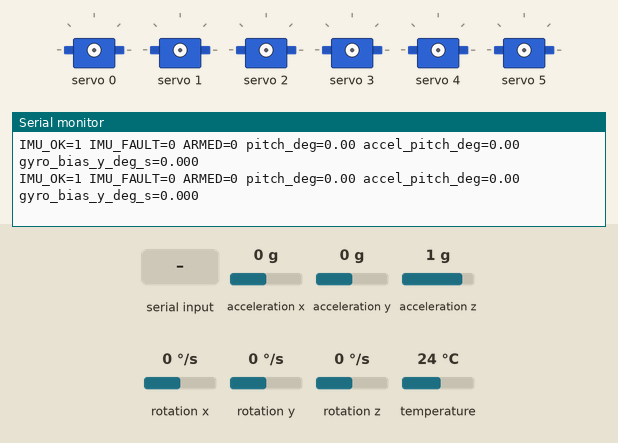
Recording of a sketch running on a simulated Arduino Uno, built with avr-gcc and run on an emulated ATmega328P. On the bench: 6 × servo, the last lines printed to the serial monitor. The test bench sets the inputs (shaded band); at power-on: acceleration x 0 g, acceleration y 0 g, acceleration z 1 g, rotation x 0 °/s, rotation y 0 °/s, rotation z 0 °/s, temperature 24 °C.

Above: at 5.0 s.
5.1 s: "a\n" received over Serial
At 5.28 s:
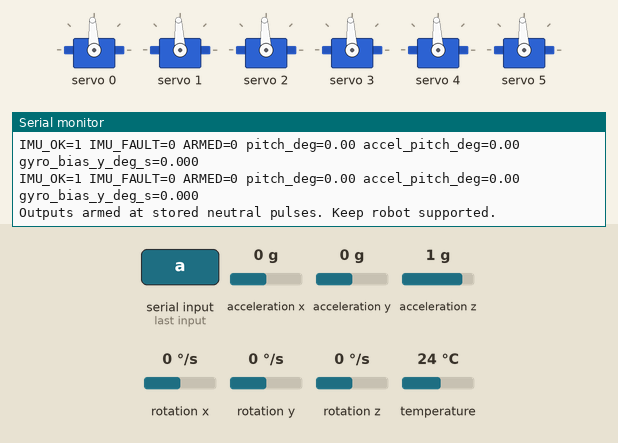
6.6 s: acceleration x set to -1.4 g
At 6.77 s:
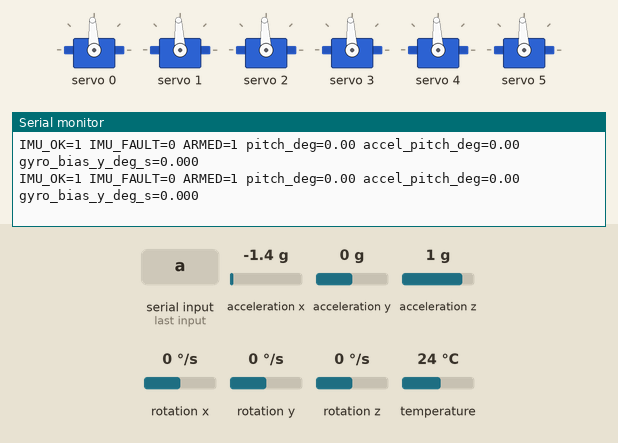
9.6 s: "s\n" received over Serial
At 10.03 s:
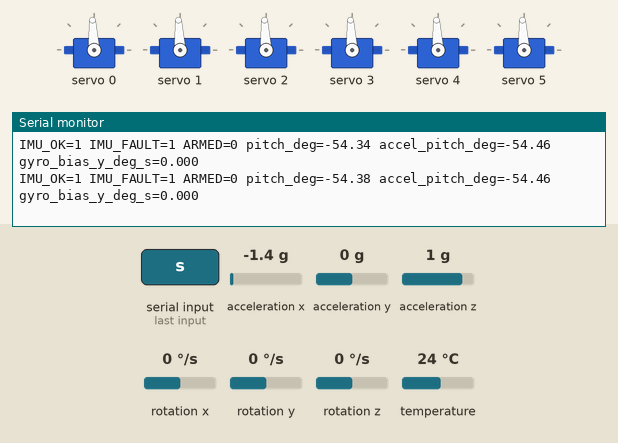
12.6 s: "d\n" received over Serial
At 12.78 s:
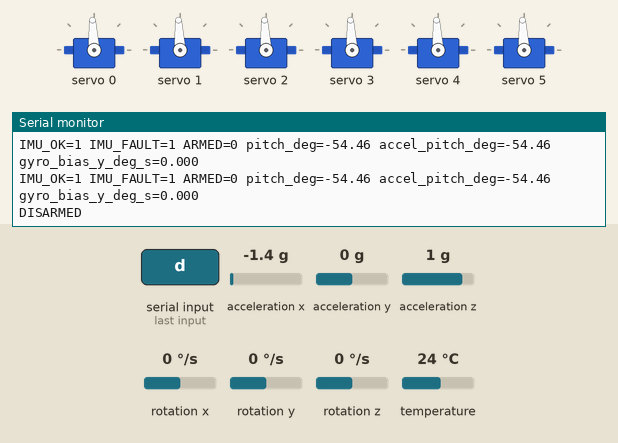
14.1 s: "n\n" received over Serial
At 14.29 s:
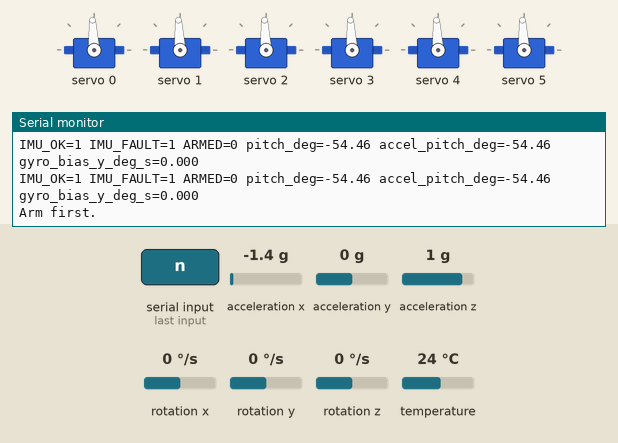
15.6 s: "90,45\n" received over Serial
Timing chart, 0 to 18.1 s (numbered marks = the images above; inputs shaded):
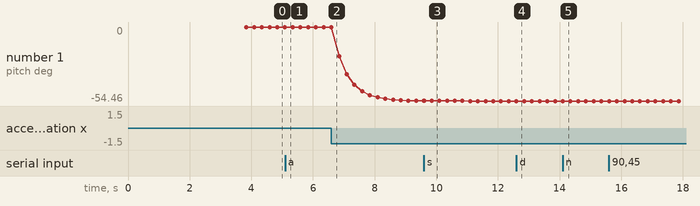

The sketch:

biped_robot_staged_firmware.ino
```cpp
/*
  Biped robot staged commissioning firmware
  Controller: Teensy 4.0
  Servo driver: PCA9685
  IMU: MPU6050
  Six nominal 15 kg.cm servos; actual model/voltage must be verified.

  SAFETY:
  - This is NOT an autonomous walking controller.
  - Servo outputs start DISARMED.
  - Test with robot restrained and physical power cutoff available.
  - Confirm servo voltage rating before connecting 7.4-8.4 V.
  - Replace pulse limits and joint map only after measuring each mechanism.
  - Do not power servos from Teensy 3.3V.

  Libraries:
    Adafruit PWM Servo Driver Library
    Adafruit MPU6050
    Adafruit Unified Sensor
    Adafruit BusIO
*/

#include <Wire.h>
#include <Adafruit_PWMServoDriver.h>
#include <Adafruit_MPU6050.h>
#include <Adafruit_Sensor.h>
#include <math.h>

Adafruit_PWMServoDriver pwm = Adafruit_PWMServoDriver(0x40);
Adafruit_MPU6050 mpu;

static const uint8_t SERVO_COUNT = 6;
static const uint16_t PWM_FREQ_HZ = 50;

// Generic pulse values only for initial low-risk commissioning.
// Verify every servo's pulse range. Some servos can be damaged by these limits.
uint16_t pulseMin[SERVO_COUNT] = {120, 120, 120, 120, 120, 120};
uint16_t pulseMax[SERVO_COUNT] = {520, 520, 520, 520, 520, 520};
uint16_t neutralPulse[SERVO_COUNT] = {307, 307, 307, 307, 307, 307};

// Servo direction: +1 or -1 per channel after physical verification.
int8_t servoDirection[SERVO_COUNT] = {+1, +1, +1, -1, -1, -1};

// Provisional channel labels:
// 0 Left hip pitch; 1 Left knee/linkage; 2 Left auxiliary/ankle linkage
// 3 Right hip pitch; 4 Right knee/linkage; 5 Right auxiliary/ankle linkage
// Rename channels 2 and 5 if CAD confirms a different mechanism.

bool servoArmed = false;
bool imuOK = false;
bool imuFault = false;
bool haveAngle = false;

float gyroBiasY = 0.0f;
float pitchDeg = 0.0f;
float accelPitchDeg = 0.0f;
float alpha = 0.98f;

const float TILT_CUTOFF_DEG = 35.0f; // conservative initial software cutoff
const uint32_t CONTROL_PERIOD_US = 10000; // 100 Hz
uint32_t lastControlUs = 0;
uint32_t lastReportMs = 0;

float wrapAngle(float a) {
  while (a > 180.0f) a -= 360.0f;
  while (a < -180.0f) a += 360.0f;
  return a;
}

uint16_t angleToPulse(uint8_t ch, float angleDeg) {
  angleDeg = constrain(angleDeg, 0.0f, 180.0f);
  float mapped = (float)pulseMin[ch] +
      (angleDeg / 180.0f) * (float)(pulseMax[ch] - pulseMin[ch]);
  return (uint16_t)constrain((int)lroundf(mapped),
                             (int)pulseMin[ch], (int)pulseMax[ch]);
}

void writeServoAngle(uint8_t ch, float logicalAngle) {
  if (ch >= SERVO_COUNT) return;
  logicalAngle = constrain(logicalAngle, 0.0f, 180.0f);
  float physicalAngle = 90.0f + servoDirection[ch] * (logicalAngle - 90.0f);
  uint16_t pulse = angleToPulse(ch, physicalAngle);
  pwm.setPWM(ch, 0, pulse);
}

void setNeutralPose() {
  if (!servoArmed) return;
  for (uint8_t ch = 0; ch < SERVO_COUNT; ch++) {
    pwm.setPWM(ch, 0, neutralPulse[ch]);
  }
}

void disarmServos() {
  // PCA9685 full-off bit for each channel.
  for (uint8_t ch = 0; ch < SERVO_COUNT; ch++) {
    pwm.setPWM(ch, 0, 4096);
  }
  servoArmed = false;
}

bool readPitch(float dt) {
  sensors_event_t accel, gyro, temp;
  mpu.getEvent(&accel, &gyro, &temp);
  if (!isfinite(accel.acceleration.x) || !isfinite(accel.acceleration.z) ||
      !isfinite(gyro.gyro.y)) {
    imuFault = true;
    return false;
  }

  // Assumes X is the forward-axis acceleration component and Z is vertical.
  // If the IMU is mounted differently, change axes and verify sign experimentally.
  accelPitchDeg = atan2f(accel.acceleration.x, accel.acceleration.z) * 180.0f / PI;

  // Adafruit gyro values are radians/sec. Convert the selected Y axis to deg/sec.
  // Confirm axis and sign by hand-tilting the assembled robot.
  float gyroRateDegS = gyro.gyro.y * 180.0f / PI - gyroBiasY;

  if (!haveAngle) {
    pitchDeg = accelPitchDeg;
    haveAngle = true;
  } else {
    pitchDeg = alpha * (pitchDeg + gyroRateDegS * dt)
             + (1.0f - alpha) * accelPitchDeg;
  }
  pitchDeg = wrapAngle(pitchDeg);
  return isfinite(pitchDeg);
}

void calibrateGyroBias() {
  const int samples = 500;
  double sumY = 0.0;
  sensors_event_t accel, gyro, temp;

  Serial.println("Keep robot stationary: calibrating gyro bias...");
  delay(500);
  for (int i = 0; i < samples; i++) {
    mpu.getEvent(&accel, &gyro, &temp);
    if (isfinite(gyro.gyro.y)) {
      sumY += (double)(gyro.gyro.y * 180.0f / PI);
    }
    delay(4);
  }
  gyroBiasY = (float)(sumY / samples);
  Serial.print("Gyro Y bias (deg/s): ");
  Serial.println(gyroBiasY, 4);
}

void printHelp() {
  Serial.println("\nCommands:");
  Serial.println("  h                 help");
  Serial.println("  s                 status");
  Serial.println("  d                 disarm all servo outputs");
  Serial.println("  a                 arm outputs (only when supported/clear)");
  Serial.println("  n                 command stored neutral pulse pose");
  Serial.println("  j <ch> <deg>      command one servo, channel 0-5, logical 0-180");
  Serial.println("  p <ch> <ticks>    set one channel pulse ticks, within configured limits");
  Serial.println("  c                 recalibrate gyro bias (robot stationary)");
  Serial.println("No walking command is implemented in this commissioning sketch.");
}

void printStatus() {
  Serial.print("IMU_OK="); Serial.print(imuOK);
  Serial.print(" IMU_FAULT="); Serial.print(imuFault);
  Serial.print(" ARMED="); Serial.print(servoArmed);
  Serial.print(" pitch_deg="); Serial.print(pitchDeg, 2);
  Serial.print(" accel_pitch_deg="); Serial.print(accelPitchDeg, 2);
  Serial.print(" gyro_bias_y_deg_s="); Serial.println(gyroBiasY, 3);
}

void handleSerial() {
  if (!Serial.available()) return;
  String line = Serial.readStringUntil('\n');
  line.trim();
  if (!line.length()) return;

  if (line == "h") { printHelp(); return; }
  if (line == "s") { printStatus(); return; }
  if (line == "d") { disarmServos(); Serial.println("DISARMED"); return; }
  if (line == "c") {
    if (servoArmed) {
      Serial.println("Disarm before calibrating.");
      return;
    }
    calibrateGyroBias();
    return;
  }
  if (line == "a") {
    if (!imuOK || imuFault || !haveAngle) {
      Serial.println("Refused: IMU not healthy.");
      return;
    }
    if (fabsf(pitchDeg) > 15.0f) {
      Serial.println("Refused: hold robot near calibrated upright angle before arming.");
      return;
    }
    servoArmed = true;
    setNeutralPose();
    Serial.println("Outputs armed at stored neutral pulses. Keep robot supported.");
    return;
  }
  if (line == "n") {
    if (!servoArmed) { Serial.println("Arm first."); return; }
    setNeutralPose();
    Serial.println("Neutral pulses commanded.");
    return;
  }

  int ch = -1;
  float value = 0.0f;
  if (sscanf(line.c_str(), "j %d %f", &ch, &value) == 2) {
    if (!servoArmed) { Serial.println("Arm first."); return; }
    if (ch < 0 || ch >= SERVO_COUNT) { Serial.println("Invalid channel."); return; }
    writeServoAngle((uint8_t)ch, value);
    Serial.println("Servo command sent. Inspect linkage before continuing.");
    return;
  }
  int ticks = -1;
  if (sscanf(line.c_str(), "p %d %d", &ch, &ticks) == 2) {
    if (!servoArmed) { Serial.println("Arm first."); return; }
    if (ch < 0 || ch >= SERVO_COUNT) { Serial.println("Invalid channel."); return; }
    if (ticks < pulseMin[ch] || ticks > pulseMax[ch]) {
      Serial.println("Rejected: pulse outside configured bounds.");
      return;
    }
    pwm.setPWM((uint8_t)ch, 0, (uint16_t)ticks);
    Serial.println("Pulse command sent.");
    return;
  }
  Serial.println("Unknown command. Send h for help.");
}

void setup() {
  Serial.begin(115200);
  while (!Serial && millis() < 3000) {}
  Wire.begin();
  Wire.setClock(400000);

  pwm.begin();
  pwm.setPWMFreq(PWM_FREQ_HZ);
  delay(10);
  disarmServos();

  if (mpu.begin(0x68, &Wire)) {
    imuOK = true;
    mpu.setAccelerometerRange(MPU6050_RANGE_2_G);
    mpu.setGyroRange(MPU6050_RANGE_250_DEG);
    mpu.setFilterBandwidth(MPU6050_BAND_21_HZ);
    delay(100);
    calibrateGyroBias();
  } else {
    imuOK = false;
    imuFault = true;
    Serial.println("ERROR: MPU6050 not found at address 0x68.");
  }

  lastControlUs = micros();
  Serial.println("\nBiped staged commissioning firmware ready.");
  Serial.println("Servo outputs are DISARMED. Keep robot supported.");
  printHelp();
}

void loop() {
  handleSerial();

  uint32_t nowUs = micros();
  if ((uint32_t)(nowUs - lastControlUs) >= CONTROL_PERIOD_US) {
    float dt = (nowUs - lastControlUs) / 1000000.0f;
    lastControlUs = nowUs;

    if (imuOK && !readPitch(dt)) {
      imuFault = true;
      disarmServos();
    }

    if (!isfinite(pitchDeg) || fabsf(pitchDeg) > TILT_CUTOFF_DEG) {
      imuFault = true;
      disarmServos();
    }
  }

  if (millis() - lastReportMs >= 250) {
    lastReportMs = millis();
    printStatus();
  }
}
```

Measured:
- after the input at 5.1 s, the serial monitor: prints a new line at once (image 1)
- after the input at 9.6 s, the serial monitor: prints a new line after 0.25 s (image 3)
- after the input at 12.6 s, the serial monitor: prints a new line at once (image 4)
- after the input at 14.1 s, the serial monitor: prints a new line at once (image 5)
- plotted number 1: 0 → -54.34 after the input at 6.6 s
